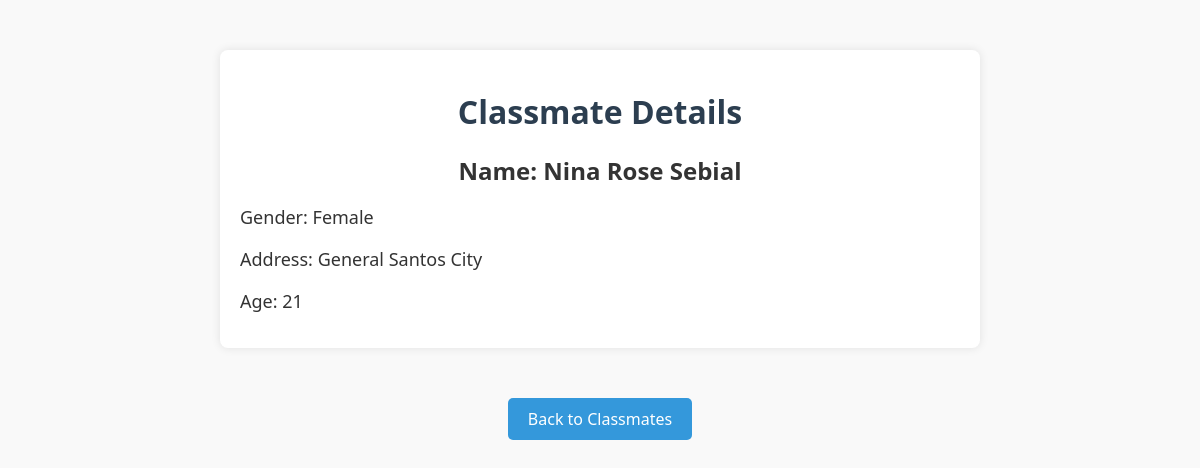
The page /classmate/view/6 on the database its author committed.
### classmates/models.py (models this page shows, shortened)
class Classmate(models.Model):
    firstname = models.CharField(max_length=200)
    lastname = models.CharField(max_length=200)
    gender = models.CharField(max_length=200)
    address = models.CharField(max_length=200)
    age = models.IntegerField()

### classmates/views.py (the view)
# urls.py: path('view/<int:pk>', views.ClassmateView.as_view(), name='classmate_view'),
class ClassmateView(DetailView):
    model = Classmate

### classmates/templates/classmates/classmate_detail.html (shortened to what this page needs)
<!DOCTYPE html>
<html lang="en">
<head>
</head>
<body>
    <div class="details-container">
        <h1>Classmate Details</h1>
        <h2>Name: {{ object.firstname }} {{ object.lastname }}</h2>
        <p>Gender: {{ object.gender }}</p>
        <p>Address: {{ object.address }}</p>
        <p>Age: {{ object.age }}</p>
    </div>
    <a href="{% url 'classmate_list' %}">Back to Classmates</a>
</body>
</html>

### classmates/templates/classmates/classmate_detail.html (style rules this page uses)
body { font-family: 'Segoe UI', Tahoma, Geneva, Verdana, sans-serif; background-color: #f9f9f9; margin: 0; padding: 0; text-align: center; color: #333; }
h1 { margin-top: 20px; font-size: 32px; color: #2c3e50; }
h2 { font-size: 24px; margin-bottom: 10px; }
p { font-size: 18px; margin-bottom: 15px; }
.details-container { width: 60%; margin: 50px auto; background-color: #fff; padding: 20px; border-radius: 8px; box-shadow: 0 0 10px rgba(0, 0, 0, 0.1); }
.details-container p { text-align: left; }
a { display: inline-block; padding: 10px 20px; text-decoration: none; background-color: #3498db; color: #fff; border-radius: 5px; transition: background-color 0.3s; }

### rows shown on the page
Classmate: firstname "Nina Rose", lastname "Sebial", gender "Female", address "General Santos City", age "21"
